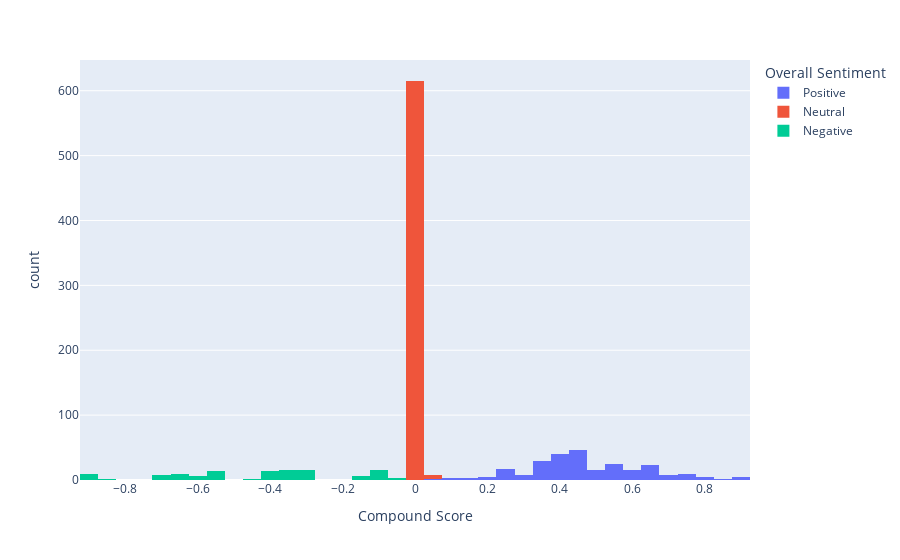

Notebook source saved alongside this figure:
### Code cell
import plotly.express as px

fig = px.histogram(data_frame=vader, x='Compound Score', color='Overall Sentiment', template='plotly')
fig.show()

### Figure 1 — Plotly figure (JSON) as saved in the notebook; plotly's stock layout.template omitted (floating-point values rounded to 4 significant figures; data arrays with more than 128 entries replaced by an {"elided": "..."} marker saying what was removed)
{"data": [{"alignmentgroup": "True", "bingroup": "x", "hovertemplate": "Overall Sentiment=Positive<br>Compound Score=%{x}<br>count=%{y}<extra></extra>", "legendgroup": "Positive", "marker": {"color": "#636efa", "pattern": {"shape": ""}}, "name": "Positive", "offsetgroup": "Positive", "orientation": "v", "showlegend": true, "type": "histogram", "x": {"elided": "260 float values"}, "xaxis": "x", "yaxis": "y"}, {"alignmentgroup": "True", "bingroup": "x", "hovertemplate": "Overall Sentiment=Neutral<br>Compound Score=%{x}<br>count=%{y}<extra></extra>", "legendgroup": "Neutral", "marker": {"color": "#EF553B", "pattern": {"shape": ""}}, "name": "Neutral", "offsetgroup": "Neutral", "orientation": "v", "showlegend": true, "type": "histogram", "x": {"elided": "622 float values"}, "xaxis": "x", "yaxis": "y"}, {"alignmentgroup": "True", "bingroup": "x", "hovertemplate": "Overall Sentiment=Negative<br>Compound Score=%{x}<br>count=%{y}<extra></extra>", "legendgroup": "Negative", "marker": {"color": "#00cc96", "pattern": {"shape": ""}}, "name": "Negative", "offsetgroup": "Negative", "orientation": "v", "showlegend": true, "type": "histogram", "x": [-0.3818, -0.3818, -0.296, -0.296, -0.296, -0.296, -0.1027, -0.1027, -0.1027, -0.1027, -0.1027, -0.1027, -0.1027, -0.886, -0.886, -0.7184, -0.91, -0.91, -0.91, -0.91, -0.91, -0.91, -0.91, -0.5859, -0.8271, -0.8271, -0.4588, -0.4588, -0.6908, -0.6597, -0.6597, -0.6597, -0.6597, -0.6597, -0.6597, -0.128, -0.128, -0.1531, -0.34, -0.34, -0.34, -0.6249, -0.6249, -0.6249, -0.6249, -0.6249, -0.6369, -0.6369, -0.6369, -0.4019, -0.4019, -0.3612, -0.3612, -0.3612, -0.3612, -0.3612, -0.0516, -0.0516, -0.0516, -0.5719, -0.5719, -0.5719, -0.5719, -0.5719, -0.5719, -0.1477, -0.1477, -0.1477, -0.4215, -0.4215, -0.4215, -0.4215, -0.4215, -0.4215, -0.4215, -0.0772, -0.3182, -0.3182, -0.3182, -0.3818, -0.3818, -0.1027, -0.1027, -0.1027, -0.1027, -0.1027, -0.1027, -0.34, -0.34, -0.34, -0.34, -0.34, -0.34, -0.34, -0.34, -0.296, -0.296, -0.296, -0.296, -0.296, -0.296, -0.296, -0.5574, -0.5574, -0.5574, -0.5574, -0.7184, -0.7184, -0.7184, -0.7184, -0.7184, -0.5267, -0.3818, -0.1027, -0.5719, -0.5719, -0.5719, -0.296], "xaxis": "x", "yaxis": "y"}], "layout": {"barmode": "relative", "legend": {"title": {"text": "Overall Sentiment"}, "tracegroupgap": 0}, "margin": {"t": 60}, "xaxis": {"anchor": "y", "domain": [0, 1], "title": {"text": "Compound Score"}}, "yaxis": {"anchor": "x", "domain": [0, 1], "title": {"text": "count"}}}}
